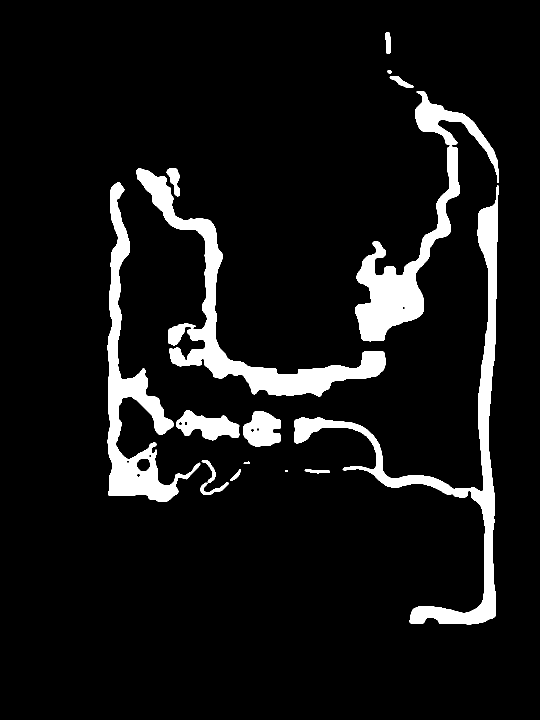
#> input picture tools/layout/ref_water.png, 1080 x 1439 px (shown at 1/2 size)
$ python make_layout.py
#> lines starting #> are read from the running program, lines starting #| are printed output that depends on the picture; after the words box and inside, x2 and y2 are one past the last pixel; in counts of white or black regions, pixels touching at a corner belong together
"""
大观园布局数据：把参考平面图上描下的水面 / 山形换算成园子坐标，写成 tex/layout.png。

  ref_water.png / ref_hill.png  参考平面图（1080×1439 像素）上按颜色描出的水面、山形
  换算：x = (px-575)*K，z = 120 + (py-1020)*K，K = 0.411 米/像素（正门 = (0,120)）
  输出 tex/layout.png：1 米一格，x -170..170（341 列），z -200..210（411 行）
    R = 水深权重（0 = 岸上，255 = 深水），G = 山高（0..255 → 0..24 米），B = 园内标记
用法：python3 tools/layout/make_layout.py
"""
import json, os
import numpy as np
from PIL import Image
from scipy import ndimage as nd

HERE = os.path.dirname(os.path.abspath(__file__)); ROOT = os.path.dirname(os.path.dirname(HERE))
K = 0.411
X0, Z0, NX, NZ = -170, -200, 341, 411
HILL_MAX = 24.0          # layout.png 里 G 通道的满量程（米）；网页端、check_paths.py 按同一数换算

xs = X0 + np.arange(NX); zs = Z0 + np.arange(NZ)
XX, ZZ = np.meshgrid(xs, zs)          # [row=z, col=x]

def sample(img, px, py):
    a = np.asarray(img, dtype=np.float32)
    return nd.map_coordinates(a, [py, px], order=1, mode='constant', cval=0)

PX = 575 + XX / K; PY = 1020 + (ZZ - 120) / K
water = sample(Image.open(os.path.join(HERE, 'ref_water.png')).convert('L'), PX, PY) > 127
#> in sample, `a = np.asarray(img, dtype=np.float32)`: a: shape (1439, 1080) float32; 8.1% white; 16 white regions, largest, box (x1, y1, x2, y2) and area: (588, 371, 997, 1249) 31657, (272, 337, 772, 793) 30551, (710, 182, 997, 683) 27480
#> in sample, `return nd.map_coordinates(a, [py, px], order=1, mode='constant', cval=0)`:
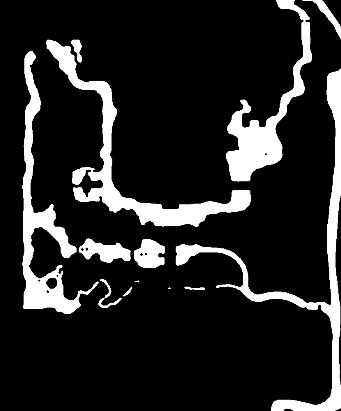
#> returned value: shape (411, 341) float32; min 0, max 255, mean 37.1
#> water: shape (411, 341) bool; 14.5% white; 13 white regions (2 under 20 px), largest, box (x1, y1, x2, y2) and area: (46, 40, 251, 227) 5194, (176, 68, 341, 411) 4980, (22, 51, 99, 314) 4320
hill = sample(Image.open(os.path.join(HERE, 'ref_hill.png')).convert('L'), PX, PY)
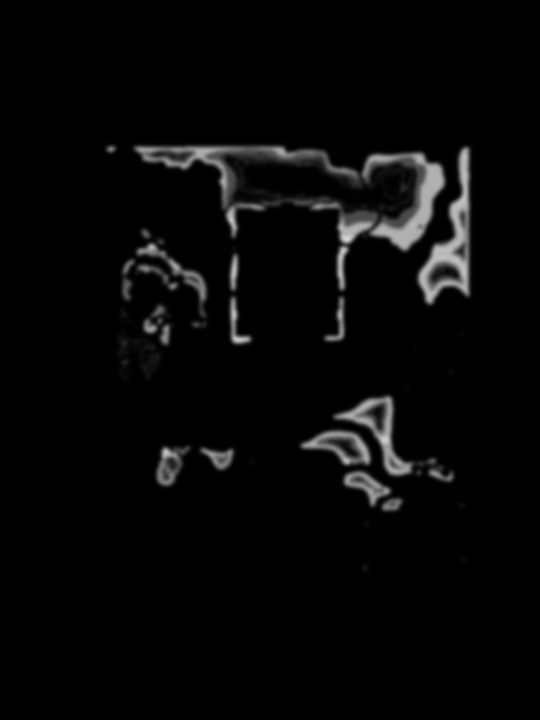
#> input picture tools/layout/ref_hill.png, 1080 x 1439 px (shown at 1/2 size)
#> in sample (call 2), `return nd.map_coordinates(a, [py, px], order=1, mode='constant', cval=0)`:
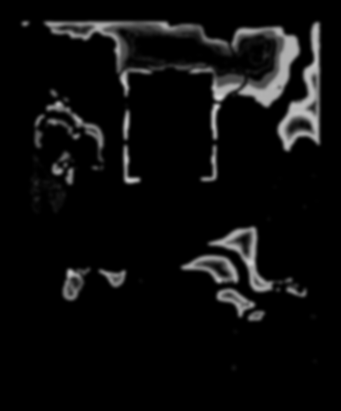
#> returned value: shape (411, 341) float32; min 0, max 215.5, mean 13.2

# 园墙：主体 x -150..150, z -180..120；东南怡红院一块 x 20.6..150, z 120..190
garden = ((np.abs(XX) <= 150) & (ZZ >= -180) & (ZZ <= 120)) | ((XX >= 20.6) & (XX <= 150) & (ZZ >= 120) & (ZZ <= 190))
inner = nd.binary_erosion(garden, iterations=4)          # 水离墙至少 4 米
water &= inner; hill = np.where(nd.binary_erosion(garden, iterations=2), hill, 0)
#> after `water &= inner`:
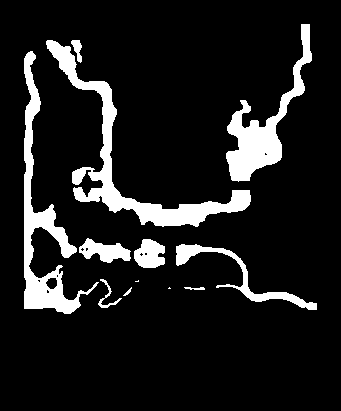
#> water: shape (411, 341) bool; 11.5% white; 12 white regions (2 under 20 px), largest, box (x1, y1, x2, y2) and area: (46, 40, 251, 227) 5194, (24, 51, 99, 314) 4237, (226, 24, 312, 182) 3534
#> after `hill = np.where(nd.binary_erosion(garden, iterations=2), hill, 0)`:
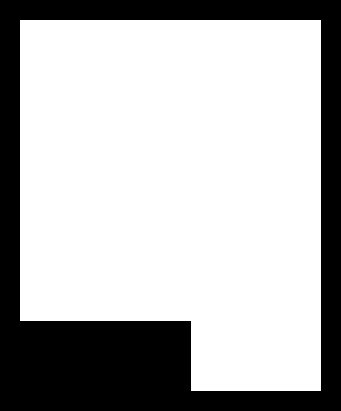
#> garden: shape (411, 341) bool; 71.1% white; 1 black region, box (x1, y1, x2, y2) and area: (0, 0, 341, 411) 40450
# 被桥截断的溪：按参考图补成连续水道（起点、终点、宽度，米）
CONNECT = [((-100, 52), (30, 52), 7)]
for (ax, az), (bx, bz), w in CONNECT:
    t = np.clip(((XX - ax) * (bx - ax) + (ZZ - az) * (bz - az)) / ((bx - ax) ** 2 + (bz - az) ** 2), 0, 1)
    water |= (np.hypot(XX - (ax + t * (bx - ax)), ZZ - (az + t * (bz - az))) <= w / 2) & inner
#> this loop made 1 pass
#> pass 1, `water |= (np.hypot(XX - (ax + t * (bx - ax)), ZZ - (az + t * (bz - az)..`:
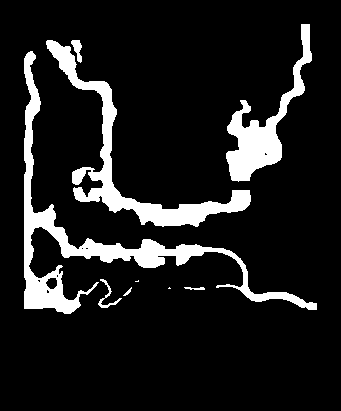
#> water: shape (411, 341) bool; 11.6% white; 9 white regions (2 under 20 px), largest, box (x1, y1, x2, y2) and area: (24, 51, 317, 314) 7224, (46, 40, 251, 227) 5194, (226, 24, 312, 182) 3534
# 小碎块去掉
lab, n = nd.label(water); sizes = nd.sum(water, lab, range(1, n + 1))
#> after `lab, n = nd.label(water)`:
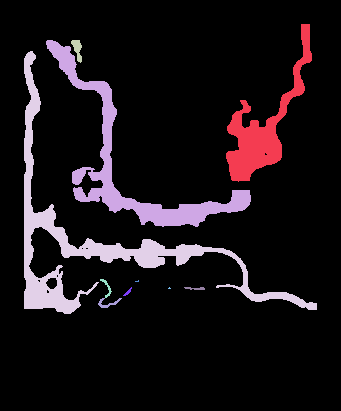
#> lab: shape (411, 341) int32; 11 distinct labels, from 0 to 10; one colour per label, 0 black
#> after `lab, n = nd.label(water)`: n = 10
#> after `sizes = nd.sum(water, lab, range(1, n + 1))`: sizes = [3534, 5194, 139, 7224, 60, 5, 27, 4, 44, 83]
for i, s in enumerate(sizes):
    if s < 60: water[lab == i + 1] = False
#> this loop made 10 passes
#> s on passes 1 to 10: 3534, 5194, 139, 7224, 60, 5, 27, 4, 44, 83
#> water: shape (411, 341) bool; 11.6% white; 5 white regions, box (x1, y1, x2, y2) and area: (24, 51, 317, 314) 7224, (46, 40, 251, 227) 5194, (226, 24, 312, 182) 3534, (98, 279, 122, 308) 143, (71, 40, 82, 63) 139

#> (the run stopped early here; a loop or call above may not have finished)
